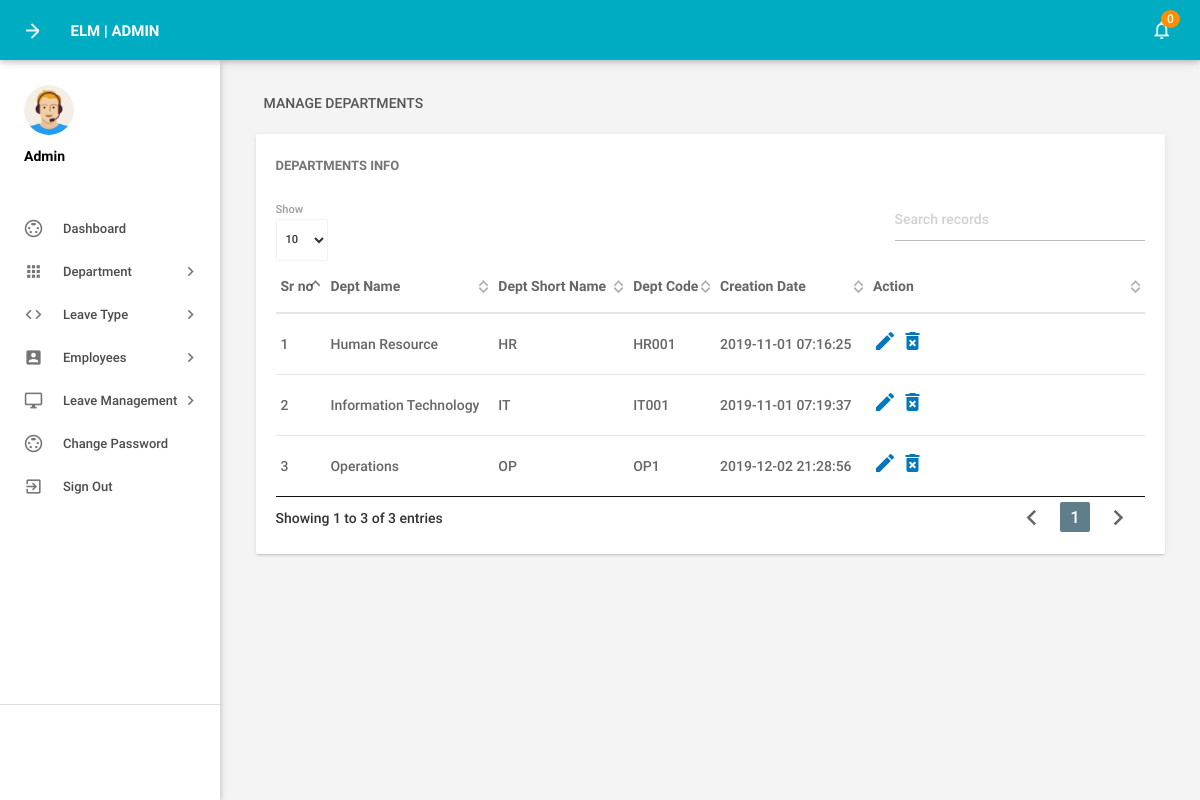
Screenshot of /admin/managedepartments.php (signed in) with the database file from the repository.
### tables this page shows
CREATE TABLE IF NOT EXISTS `tbldepartments` (
  `id` int(11) NOT NULL,
  `DepartmentName` varchar(150) DEFAULT NULL,
  `DepartmentShortName` varchar(100) NOT NULL,
  `DepartmentCode` varchar(50) DEFAULT NULL,
  `CreationDate` timestamp NULL DEFAULT CURRENT_TIMESTAMP
);

### admin/managedepartments.php (the view, shortened to what this page needs)
<?php
include('includes/config.php');
if(strlen($_SESSION['alogin'])==0)
    {
header('location:index.php');
}
else{
    ?>
<!DOCTYPE html>
<html lang="en">
    <head>
        <link type="text/css" rel="stylesheet" href="../assets/plugins/materialize/css/materialize.min.css"/>
        <link href="../assets/plugins/material-preloader/css/materialPreloader.min.css" rel="stylesheet">
        <link href="../assets/plugins/datatables/css/jquery.dataTables.min.css" rel="stylesheet">
        <link href="../assets/css/alpha.min.css" rel="stylesheet" type="text/css"/>
        <link href="../assets/css/custom.css" rel="stylesheet" type="text/css"/>
    </head>
    <body>
       <?php include('includes/header.php');?>
       <?php include('includes/sidebar.php');?>
            <main class="mn-inner">
                <div class="row">
                    <div class="col s12">
                        <div class="page-title">Manage Departments</div>
                    </div>
                    <div class="col s12 m12 l12">
                        <div class="card">
                            <div class="card-content">
                                <span class="card-title">Departments Info</span>
                                <table id="example" class="display responsive-table ">
                                    <thead>
                                        <tr>
                                            <th>Sr no</th>
                                            <th>Dept Name</th>
                                            <th>Dept Short Name</th>
                                            <th>Dept Code</th>
                                            <th>Creation Date</th>
                                            <th>Action</th>
                                        </tr>
                                    </thead>
                                    <tbody>
<?php $sql = "SELECT * from tbldepartments";
$query = $dbh -> prepare($sql);
$query->execute();
$results=$query->fetchAll(PDO::FETCH_OBJ);
$cnt=1;
if($query->rowCount() > 0)
{
foreach($results as $result)
{               ?>
                                        <tr>
                                            <td> <?php echo htmlentities($cnt);?></td>
                                            <td><?php echo htmlentities($result->DepartmentName);?></td>
                                            <td><?php echo htmlentities($result->DepartmentShortName);?></td>
                                            <td><?php echo htmlentities($result->DepartmentCode);?></td>
                                            <td><?php echo htmlentities($result->CreationDate);?></td>
                                            <td><a href="editdepartment.php?deptid=<?php echo htmlentities($result->id);?>"><i class="material-icons">mode_edit</i></a><a href="managedepartments.php?del=<?php echo htmlentities($result->id);?>" onclick="return confirm('Do you want to delete');"> <i class="material-icons">delete_forever</i></a></td>
                                        </tr>
                                         <?php $cnt++;} }?>
                                    </tbody>
                                </table>
                            </div>
                        </div>
                    </div>
                </div>
            </main>
        </div>
        <div class="left-sidebar-hover"></div>
    </body>
</html>
<?php } ?>

### rows the page displays
tbldepartments: DepartmentName "Human Resource", DepartmentShortName "HR", DepartmentCode "HR001", CreationDate "2019-11-01 07:16:25"
tbldepartments: DepartmentName "Information Technology", DepartmentShortName "IT", DepartmentCode "IT001", CreationDate "2019-11-01 07:19:37"
tbldepartments: DepartmentName "Operations", DepartmentShortName "OP", DepartmentCode "OP1", CreationDate "2019-12-02 21:28:56"

### other values shown
$unreadcount "0"
